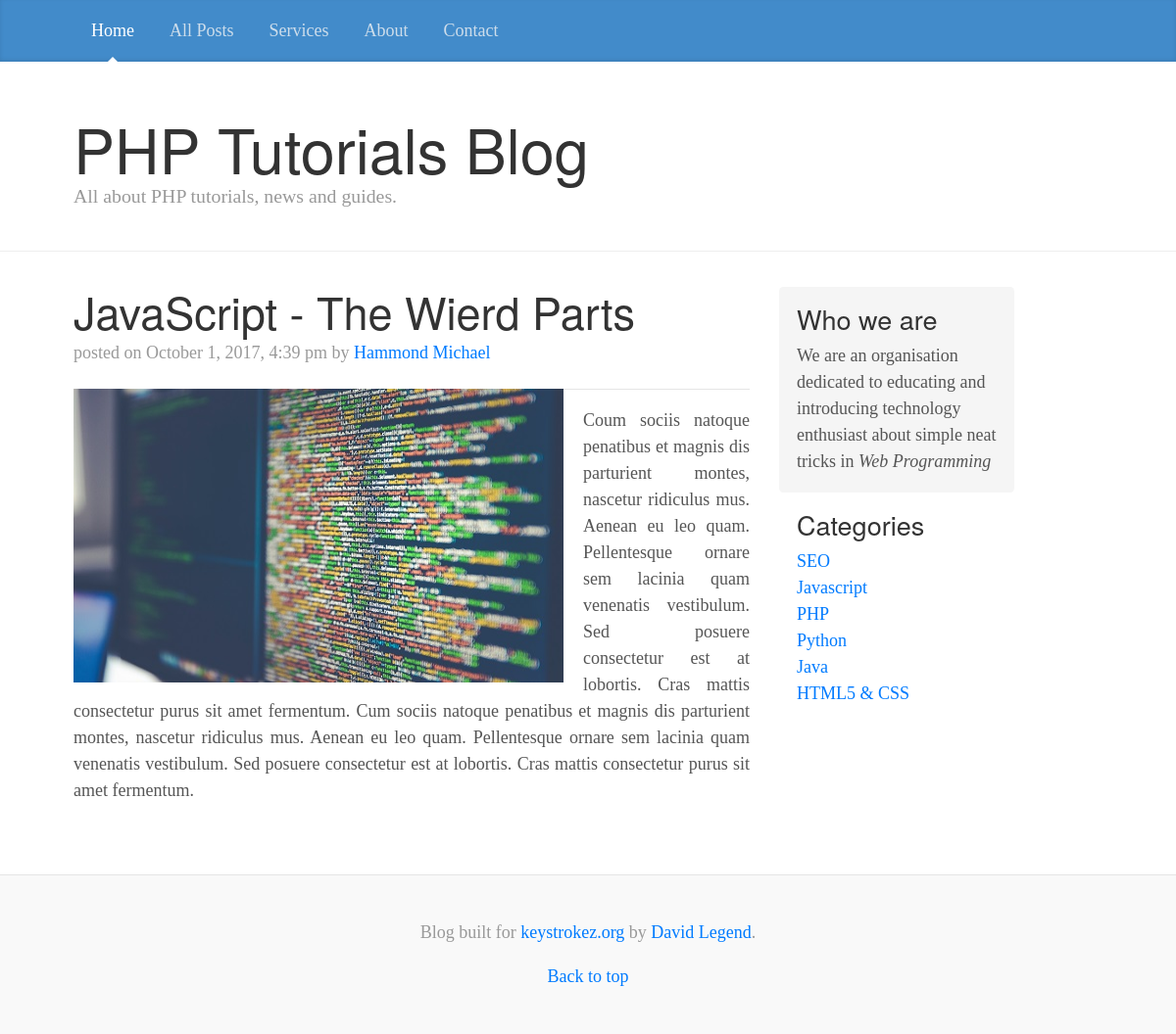
Page /single_post.php?id=6 on the committed database.
### tables this page shows
CREATE TABLE `posts` (
  `post_id` int(11) NOT NULL,
  `category_id` int(11) NOT NULL,
  `title` varchar(255) NOT NULL,
  `content` text NOT NULL,
  `author` varchar(255) NOT NULL,
  `image` text NOT NULL,
  `date` timestamp NOT NULL DEFAULT CURRENT_TIMESTAMP,
  `tags` text NOT NULL
);

CREATE TABLE `categories` (
  `category_id` int(11) NOT NULL,
  `title` text NOT NULL
);

### assets/libs/database.php (called while the page is built, shortened)
<?php
class Database
{
	public $host = DB_HOST;
	public $user = DB_USER;
	public $password = DB_PASSWORD;
	public $db_name = DB_NAME;
	public $link;
	private function connect() {
		$this->link = new mysqli($this->host, $this->user, $this->password, $this->db_name);
	}
	public function select($query) {
		$result = $this->link->query($query);
		return $result;
	}
}

### includes/functions.php (called while the page is built)
<?php
function formatDate($date) {
		return date('F j, Y, g:i a', strtotime($date));
}
?>

### single_post.php (the view, shortened to what this page needs)
<?php
  include "assets/libs/database.php";
  include "includes/functions.php";
  $db = new Database();
  $id = $_GET['id'];
  $query = "SELECT * FROM posts WHERE post_id = '$id' ";
  $posts = $db->select($query);
?>
<!DOCTYPE html>
<html lang="en">
  <head>
    <link href="assets/css/bootstrap.min.css" rel="stylesheet">
    <link href="assets/styles/blog.css" rel="stylesheet">
  </head>
  <body>
    <div class="blog-masthead">
      <div class="container">
        <nav class="nav">
          <a class="nav-link active" href="index.php">Home</a>
          <a class="nav-link" href="#">All Posts</a>
          <a class="nav-link" href="#">Services</a>
          <a class="nav-link" href="#">About</a>
          <a class="nav-link" href="#">Contact</a>
        </nav>
      </div>
    </div>
    <div class="blog-header">
      <div class="container">
        <h1 class="blog-title">PHP Tutorials Blog</h1>
        <p class="lead blog-description">All about PHP tutorials, news and guides.</p>
      </div>
    </div>
    <div class="container">
      <div class="row">
       <div class="col-sm-8 blog-main">
        <?php $row = $posts->fetch_array(); ?>
          <div class="blog-post">
            <h2 class="blog-post-title"><?php echo $row['title']; ?></h2>
            <p class="blog-post-meta">posted on <?php echo formatDate($row['date']); ?> by <a href="#"><?php echo $row['author']; ?></a></p>
               <img style="float: left; margin-right: 20px; margin-bottom: 10px;" src="assets/images/<?php echo $row['image']; ?>" width="500px" height="300px">
            <p style="text-align: justify;"><?php echo $row['content']; ?></p>
          </div>
        </div>
      <?php
        include "includes/sidebar.php";
        include "includes/footer.php";
      ?>

### includes/sidebar.php
<?php
  $query = "SELECT * FROM categories";
  $category = $db->select($query);
?>
<div class="col-sm-3 offset-sm-1 blog-sidebar">
          <div class=" sidebar-module sidebar-module-inset">
            <h4>Who we are</h4>
            <p>We are an organisation dedicated to educating and introducing technology
                enthusiast about simple neat tricks in <em>Web Programming</em>
            </p>
          </div>
          <div class="sidebar-module">
            <h4>Categories</h4>
            <ol class="list-unstyled">
            <?php while($row = $category->fetch_array()) :?>
              <li><a href="category.php?id=<?php echo $row['category_id']; ?>" ><?php echo $row['title']; ?></a></li>
            <?php endwhile; ?>
            </ol>
          </div>
        </div>
        </div>
    </div>

### assets/styles/blog.css (style rules this page uses)
@media (min-width: 48em) { html { font-size: 18px; } }
body { font-family: Georgia, "Times New Roman", Times, serif; color: #555; }
h1, .h1, h2, .h2, h3, .h3, h4, .h4, h5, .h5, h6, .h6 { font-family: "Helvetica Neue", Helvetica, Arial, sans-serif; font-weight: normal; color: #333; }
.container { max-width: 60rem; }
.blog-masthead { margin-bottom: 3rem; background-color: #428bca; -webkit-box-shadow: inset 0 -.1rem .25rem rgba(0,0,0,.1); box-shadow: inset 0 -.1rem .25rem rgba(0,0,0,.1); }
.nav-link { position: relative; padding: 1rem; font-weight: 500; color: #cdddeb; }
.nav-link.active { color: #fff; }
.nav-link.active:after { position: absolute; bottom: 0; left: 50%; width: 0; height: 0; margin-left: -.3rem; vertical-align: middle; content: ""; border-right: .3rem solid transparent; border-bottom: .3rem solid; border-left: .3rem solid transparent; }
.blog-header { padding-bottom: 1.25rem; margin-bottom: 2rem; border-bottom: .05rem solid #eee; }
.blog-title { margin-bottom: 0; font-size: 2rem; font-weight: normal; }
.blog-description { font-size: 1.1rem; color: #999; }
@media (min-width: 40em) { .blog-title { font-size: 3.5rem; } }
.sidebar-module { padding: 1rem; }
.sidebar-module-inset { padding: 1rem; background-color: #f5f5f5; border-radius: .25rem; }
.sidebar-module-inset p:last-child, .sidebar-module-inset ul:last-child, .sidebar-module-inset ol:last-child { margin-bottom: 0; }
.blog-post { margin-bottom: 4rem; }
.blog-post-title { margin-bottom: .25rem; font-size: 2.5rem; }
.blog-post-meta { margin-bottom: 1.25rem; color: #999; }

### rows in the picture
posts: title "JavaScript - The Wierd Parts", date "October 1, 2017, 4:39 pm", author "Hammond Michael", image (picture), content "Coum sociis natoque penatibus et magnis dis parturient montes, nascetur ridiculus mus. Aenean eu leo quam. Pellentesque ornare sem lacinia quam venenatis vestibulum. Sed posuere consectetur est at lobortis. Cras mattis consectetur purus sit amet fermentum. Cum sociis natoque penatibus et magnis dis parturient montes, nascetur ridiculus mus. Aenean eu leo quam. Pellentesque ornare sem lacinia quam venenatis vestibulum. Sed posuere consectetur est at lobortis. Cras mattis consectetur purus sit amet fermentum."
categories: title "SEO"
categories: title "Javascript"
categories: title "PHP"
categories: title "Python"
categories: title "Java"
categories: title "HTML5 & CSS"
